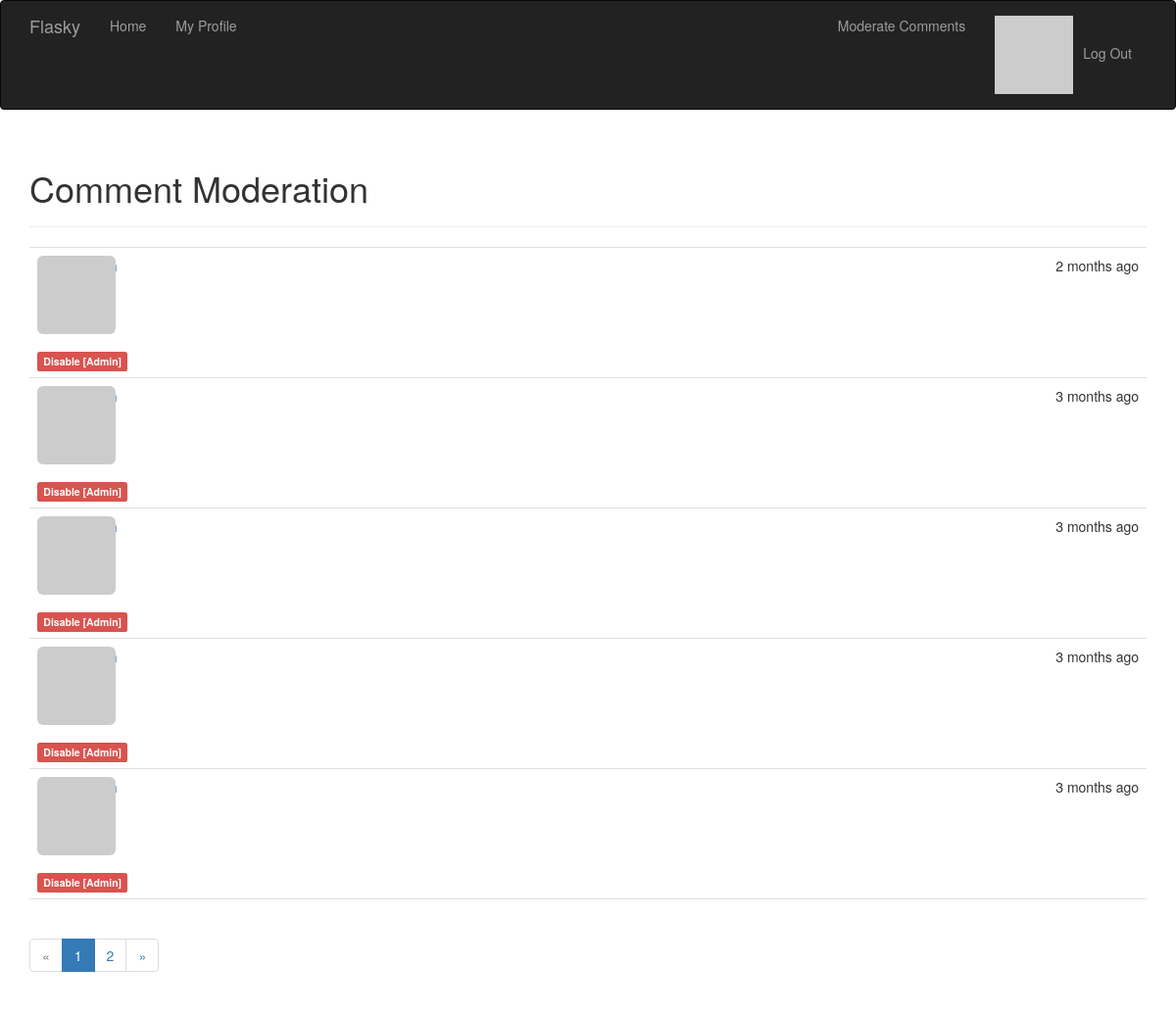
Page /moderate (signed in) on the committed database.
### app/models.py (models this page shows, shortened)
class Comment(db.Model):
    __tablename__ = "comments"
    id = db.Column(db.Integer, primary_key = True)
    author_id = db.Column(db.Integer, db.ForeignKey('users.id'))
    post_id = db.Column(db.Integer, db.ForeignKey('posts.id'))
    body = db.Column(db.Text)
    body_html = db.Column(db.Text)
    timestamp = db.Column(db.DateTime, index=True, default=datetime.utcnow)
    disabled = db.Column(db.Integer, default=0)

### app/main/views.py (the view)
@main.route("/moderate")
@login_required
@permission_required(Permission.MODERATE)
def moderate():
    page = request.args.get('page', 1, type=int)
    pagination: "flask_sqlalchemy.Pagination" = db.session.query(Comment).\
                                                order_by(Comment.timestamp.desc()).paginate(
        page, per_page=current_app.config["FLASKY_POSTS_PER_PAGE"],
        error_out = False
    )
    comments = pagination.items
    return render_template("moderate.html", comments = comments, pagination = pagination)

### app/auth/views.py (called while the page is built)
@auth.before_app_request
def before_request():
    if current_user.is_authenticated:
        current_user.ping()

### app/main/__init__.py (called while the page is built)
@main.app_context_processor
def inject_permissions():
    return dict(Permission=Permission)

### app/models.py (called while the page is built)
@login_manager.user_loader
def load_user(user_id):
    return db.session.get(User, {"id": int(user_id)})

    def can(self, permission: str) -> bool:
        return self.role is not None and self.role.has_permission(permission)

    def ping(self):
        self.last_seen = datetime.utcnow()
        db.session.add(self)
        db.session.commit()

    def gravatar(self, size=100, default='retro', rating='g'):
        url = "https://www.gravatar.com/avatar"
        hash = self.avatar_hash or self.gravatar_hash()
        return f'{url}/{hash}?s={size}&d={default}&r={rating}'

    def has_permission(self, perm):
        return self.permissions & perm == perm

### app/templates/moderate.html (shortened to what this page needs)
{% extends "base.html" %}
{% import "bootstrap/wtf.html" as wtf%}
{% import "_macros.html" as macros %}
{% block page_content %}
<div class="page-header">
    <h1>Comment Moderation</h1>
</div>
    {% set moderate = True %}
    {% include '_comments.html' %}
    <div class="pagination">
        {{ macros.pagination_widget(pagination, 'main.moderate')}}
    </div>
{% endblock %}

### app/templates/_comments.html (shortened to what this page needs)
<ul class = "comments">
    {% for comment in comments %}
    <li class = "comment">
        <div class="profile-thumbnail">
            <a href = "{{url_for('main.user', username = comment.author.username) }}">
                <img class="img-rounded profile-thumbnail"
                        src = "{{comment.author.gravatar(size=40)}}">
            </a>
        </div>
        <div class="comment-date">{{ moment(comment.timestamp).fromNow() }}</div>
        <div class="comment-author">
            <a href = "{{url_for('main.user', username = comment.author.username) }}">
            </a>
        </div>
        <div class="comment-body">
            {% if not comment.disabled or moderate %}
                {% if comment.body_html %}
                    {{ comment.body_html | safe }}
                {% else %}
                    {{ comment.body }}
                {% endif %}
            {% endif %}
        </div>
        <div>
            {% if comment.disabled == 0 %}
                {% if current_user.can(Permission.ADMIN) %}
                    <a href="{{url_for('main.moderate_disable', id = comment.id) }}">
                        <span class="label label-danger">Disable [Admin]</span>
                    </a>
                {% elif current_user.can(Permission.MODERATE) and (not current_user.can(Permission.ADMIN)) %}
                    <a href="{{url_for('main.moderate_disable', id = comment.id) }}">
                        <span class="label label-danger">Disable [Moderator]</span>
                    </a>
                {%endif%}
            {% else %}
                {% if current_user.can(Permission.MODERATE) %}
                    <a href="{{url_for('main.moderate_enable', id = comment.id) }}">
                        <span class="label label-info">Enable</span>
                    </a>
                {%endif%}
            {%endif%}
        </div>
    </li>
    {% endfor %}
</ul>

### app/static/styles.css (style rules this page uses)
.profile-thumbnail { position: absolute; }
ul.comments { list-style-type: none; padding: 0px; margin: 16px 0px 0px 0px; border-top: 1px solid #e0e0e0; }
ul.comments li.comment { padding: 8px; border-bottom: 1px solid #e0e0e0; }
div.comment-date { float: right; }
div.comment-author { margin-left: 48px; min-height: 48px; font-weight: bold; }
div.comment-body { margin-left: 48px; min-height: 48px; }

### rows in the picture
Comment: timestamp "2 months ago"
Comment: timestamp "3 months ago"
Comment: timestamp "3 months ago"
Comment: timestamp "3 months ago"
Comment: timestamp "3 months ago"

### other values in the picture
{{ p }} "1"
{{ p }} "2"
